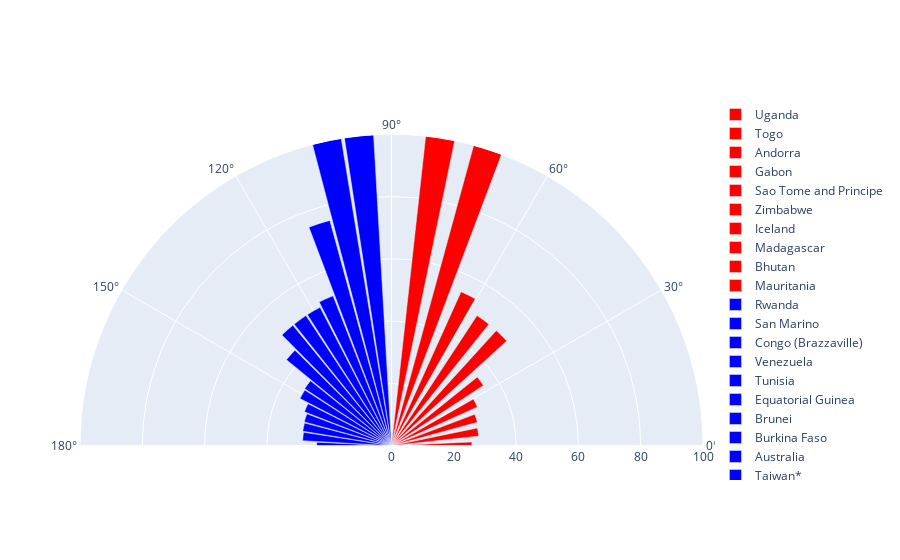

Notebook cell for this chart:
### Code cell
# change_data_df=change_data_df.sort_values(['increasing','ConfirmedCases'],ascending=False)
fig = go.Figure()
count=0
# change=len(change_data_df.loc[change_data_df.increasing == True])
change=10
for index,row in change_data_df.loc[change_data_df.increasing == True].tail(change).iterrows():
    fig.add_trace(go.Barpolar(r=[row['WeeklyChangeConfirmed']],theta=[90*count/change],name=row['Country'],marker=dict(color='red')))    
    count+=1

count=0
change=15
for index,row in change_data_df.loc[change_data_df.increasing == False].tail(change).iterrows():
    fig.add_trace(go.Barpolar(r=[row['WeeklyChangeConfirmed']],theta=[180-90*count/change],name=row['Country'],marker=dict(color='blue')))
    count+=1

fig.update_layout(polar = dict(
        domain = dict( # set chart size and position 
        x = [0, 1],
        y = [0, 1]),
        sector = [0,180],   # set chart shape (half or full)
#         angularaxis = dict(
#             thetaunit = "degrees",
#             dtick = 10,
#             ),
        radialaxis=dict(range=[0,100])
        )
)
fig.show()    
change_data_df

### Figure 1 — Plotly figure (JSON) as saved in the notebook; plotly's stock layout.template omitted (floating-point values rounded to 4 significant figures)
{"data": [{"marker": {"color": "red"}, "name": "Uganda", "r": [25.81], "theta": [0], "type": "barpolar"}, {"marker": {"color": "red"}, "name": "Togo", "r": [28.17], "theta": [9], "type": "barpolar"}, {"marker": {"color": "red"}, "name": "Andorra", "r": [28.57], "theta": [18], "type": "barpolar"}, {"marker": {"color": "red"}, "name": "Gabon", "r": [30.26], "theta": [27], "type": "barpolar"}, {"marker": {"color": "red"}, "name": "Sao Tome and Principe", "r": [35.29], "theta": [36], "type": "barpolar"}, {"marker": {"color": "red"}, "name": "Zimbabwe", "r": [50], "theta": [45], "type": "barpolar"}, {"marker": {"color": "red"}, "name": "Iceland", "r": [50], "theta": [54], "type": "barpolar"}, {"marker": {"color": "red"}, "name": "Madagascar", "r": [54.29], "theta": [63], "type": "barpolar"}, {"marker": {"color": "red"}, "name": "Bhutan", "r": [100], "theta": [72], "type": "barpolar"}, {"marker": {"color": "red"}, "name": "Mauritania", "r": [600.0], "theta": [81], "type": "barpolar"}, {"marker": {"color": "blue"}, "name": "Rwanda", "r": [24], "theta": [180], "type": "barpolar"}, {"marker": {"color": "blue"}, "name": "San Marino", "r": [28.57], "theta": [174], "type": "barpolar"}, {"marker": {"color": "blue"}, "name": "Congo (Brazzaville)", "r": [28.87], "theta": [168], "type": "barpolar"}, {"marker": {"color": "blue"}, "name": "Venezuela", "r": [29.03], "theta": [162], "type": "barpolar"}, {"marker": {"color": "blue"}, "name": "Tunisia", "r": [30.0], "theta": [156], "type": "barpolar"}, {"marker": {"color": "blue"}, "name": "Equatorial Guinea", "r": [33.06], "theta": [150], "type": "barpolar"}, {"marker": {"color": "blue"}, "name": "Brunei", "r": [33.33], "theta": [144], "type": "barpolar"}, {"marker": {"color": "blue"}, "name": "Burkina Faso", "r": [43.59], "theta": [138], "type": "barpolar"}, {"marker": {"color": "blue"}, "name": "Australia", "r": [50], "theta": [132], "type": "barpolar"}, {"marker": {"color": "blue"}, "name": "Taiwan*", "r": [50], "theta": [126], "type": "barpolar"}, {"marker": {"color": "blue"}, "name": "Bahamas", "r": [50], "theta": [120], "type": "barpolar"}, {"marker": {"color": "blue"}, "name": "France", "r": [51.65], "theta": [114], "type": "barpolar"}, {"marker": {"color": "blue"}, "name": "West Bank and Gaza", "r": [75], "theta": [108], "type": "barpolar"}, {"marker": {"color": "blue"}, "name": "Holy See", "r": [100], "theta": [102], "type": "barpolar"}, {"marker": {"color": "blue"}, "name": "Libya", "r": [100], "theta": [96], "type": "barpolar"}], "layout": {"polar": {"domain": {"x": [0, 1], "y": [0, 1]}, "radialaxis": {"range": [0, 100]}, "sector": [0, 180]}}}
